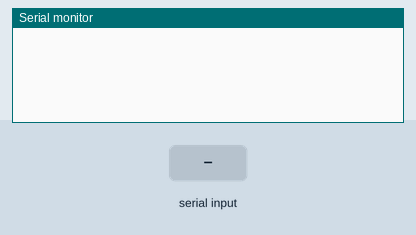
A sketch run on a simulated Arduino Uno, built with avr-gcc and run on an emulated ATmega328P. Shown: the last lines printed to the serial monitor. Inputs (shaded band) come from the test bench.

Above: at 1.2 s.
1.3 s: "90,45\n" received over Serial
At 1.7 s:
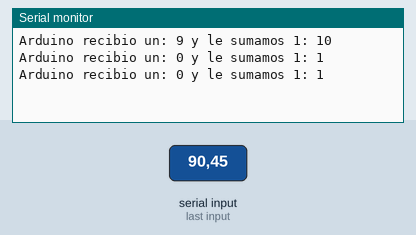
2.8 s: "30,150\n" received over Serial
At 4.1 s:
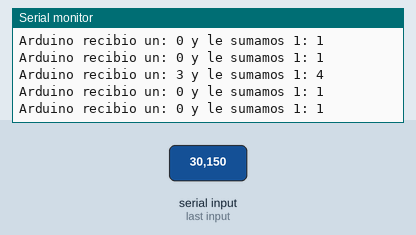
Timing chart, 0 to 5.8 s (numbered marks = the images above; inputs shaded):
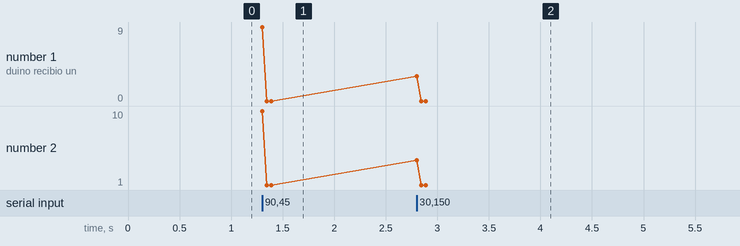

The sketch:

pythonData.ino
```cpp
int pythonData;
void setup() {
  // Mismos Baudios que desde Python
  Serial.begin(9600);
  // Espera máxima datos del puerto Serie
  Serial.setTimeout(1);
}
void loop() {
    // Esperamos en bucle hasta que tengamos datos en el puerto serie
    while (!Serial.available());
    // Recogemos ese dato que sabemos será un entero
    pythonData = Serial.readString().toInt();
    // Hacemos lo que sea
    Serial.print("Arduino recibio un: ");
    Serial.print(pythonData);
    Serial.print(" y le sumamos 1: ");
    Serial.println(String(int(pythonData)+1));
}
```

Measured:
- after the input at 1.3 s, the serial monitor: prints a new line at once (image 1)
- after the input at 2.8 s, the serial monitor: prints a new line at once (image 2)
